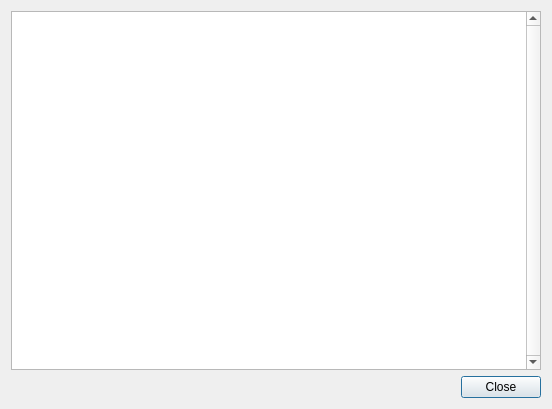
<?xml version="1.0" encoding="UTF-8"?>
<ui version="4.0">
 <class>AlertViewDialog</class>
 <widget class="QDialog" name="AlertViewDialog">
  <property name="geometry">
   <rect>
    <x>0</x>
    <y>0</y>
    <width>552</width>
    <height>409</height>
   </rect>
  </property>
  <property name="windowTitle">
   <string>Alert</string>
  </property>
  <layout class="QGridLayout" name="gridLayout">
   <item row="1" column="0">
    <spacer name="horizontalSpacer">
     <property name="orientation">
      <enum>Qt::Horizontal</enum>
     </property>
     <property name="sizeHint" stdset="0">
      <size>
       <width>473</width>
       <height>20</height>
      </size>
     </property>
    </spacer>
   </item>
   <item row="1" column="1">
    <widget class="QPushButton" name="bn_close">
     <property name="text">
      <string>Close</string>
     </property>
    </widget>
   </item>
   <item row="0" column="0" colspan="2">
    <widget class="QTextBrowser" name="AlertViewr">
     <property name="verticalScrollBarPolicy">
      <enum>Qt::ScrollBarAlwaysOn</enum>
     </property>
    </widget>
   </item>
  </layout>
 </widget>
 <resources/>
 <connections>
  <connection>
   <sender>bn_close</sender>
   <signal>clicked()</signal>
   <receiver>AlertViewDialog</receiver>
   <slot>accept()</slot>
   <hints>
    <hint type="sourcelabel">
     <x>434</x>
     <y>393</y>
    </hint>
    <hint type="destinationlabel">
     <x>235</x>
     <y>204</y>
    </hint>
   </hints>
  </connection>
 </connections>
</ui>
